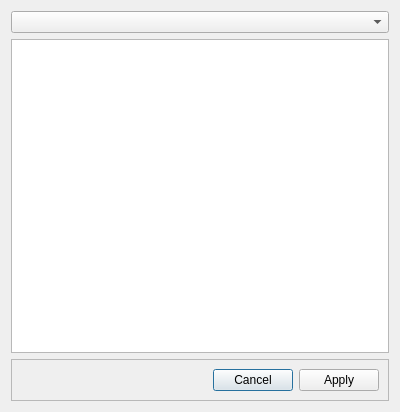
<?xml version="1.0" encoding="UTF-8"?>
<ui version="4.0">
 <class>Dialog</class>
 <widget class="QDialog" name="Dialog">
  <property name="geometry">
   <rect>
    <x>0</x>
    <y>0</y>
    <width>400</width>
    <height>412</height>
   </rect>
  </property>
  <property name="windowTitle">
   <string>Dialog</string>
  </property>
  <layout class="QVBoxLayout" name="verticalLayout">
   <item>
    <widget class="QComboBox" name="dialog_comboBox_1"/>
   </item>
   <item>
    <widget class="QTableWidget" name="select_from_list_data_list_table">
     <property name="acceptDrops">
      <bool>false</bool>
     </property>
     <property name="dragEnabled">
      <bool>false</bool>
     </property>
     <property name="dragDropMode">
      <enum>QAbstractItemView::NoDragDrop</enum>
     </property>
    </widget>
   </item>
   <item>
    <widget class="QFrame" name="frame">
     <property name="frameShape">
      <enum>QFrame::StyledPanel</enum>
     </property>
     <property name="frameShadow">
      <enum>QFrame::Raised</enum>
     </property>
     <layout class="QHBoxLayout" name="horizontalLayout">
      <item>
       <spacer name="horizontalSpacer">
        <property name="orientation">
         <enum>Qt::Horizontal</enum>
        </property>
        <property name="sizeHint" stdset="0">
         <size>
          <width>177</width>
          <height>20</height>
         </size>
        </property>
       </spacer>
      </item>
      <item>
       <widget class="QPushButton" name="select_from_list_cansel_button">
        <property name="text">
         <string>Cancel</string>
        </property>
       </widget>
      </item>
      <item>
       <widget class="QPushButton" name="select_from_list_apply_button">
        <property name="text">
         <string>Apply</string>
        </property>
       </widget>
      </item>
     </layout>
    </widget>
   </item>
  </layout>
 </widget>
 <resources/>
 <connections/>
</ui>
